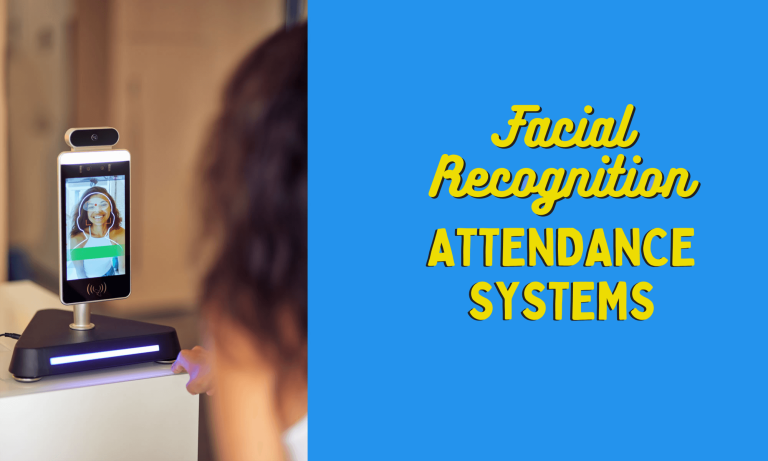
#> input picture Face Recognition Attendace System usi ml/data/FC.png, 1536 x 922 px, given in place of the camera (shown at 1/2 size)
$ python add_faces.py
#> lines starting #> are read from the running program, lines starting #| are printed output that depends on the picture; after the words box and inside, x2 and y2 are one past the last pixel; in counts of white or black regions, pixels touching at a corner belong together


import cv2
import pickle
import numpy as np
import os

# Initialize video capture and face detector
video = cv2.VideoCapture(0)
faceDetect = cv2.CascadeClassifier("data/haarcascade_frontalface_default.xml")
faces_data = []  # List to hold face data
labels = []  # List to hold corresponding labels

i = 0
name = input("Enter your name: ")
#> the answer given: data/FC.png

# Collect faces data
while True:
    ret, frame = video.read()
#> frame is the input picture: shape (922, 1536, 3); mean B, G, R 166.2, 133.7, 85.7
    gray = cv2.cvtColor(frame, cv2.COLOR_BGR2GRAY)
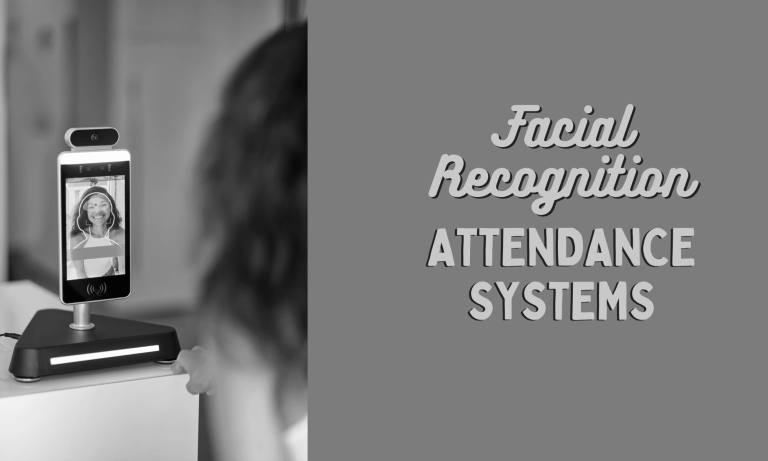
#> gray: shape (922, 1536) (shown at 1/2 size); min 3, max 253, mean 123
    faces = faceDetect.detectMultiScale(gray, 1.3, 5)
#> faces = [[170, 392, 55, 55]]

    for (x, y, w, h) in faces:
        crop_img = frame[y:y + h, x:x + w, :]
        resize_img = cv2.resize(crop_img, (50, 50))  # Resize to ensure the same size

        if len(faces_data) < 100 and i % 10 == 0:  # Collect up to 100 faces, spaced by 10 frames
            faces_data.append(resize_img.flatten())  # Flatten the face image
            labels.append(name)  # Append the label (name) for each face

        i += 1

        # Display the number of samples collected
        cv2.putText(frame, str(len(faces_data)), (50, 50), cv2.FONT_HERSHEY_COMPLEX, 1, (50, 50, 255))
        cv2.rectangle(frame, (x, y), (x + w, y + h), (50, 50, 255), 1)
#> this loop made 1 pass
#> (x, y, w, h, i) on pass 1: (170, 392, 55, 55, 1)
#> pass 1, `crop_img = frame[y:y + h, x:x + w, :]`:
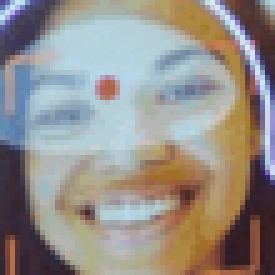
#> crop_img: shape (55, 55, 3) (shown 5 times larger); mean B, G, R 138.5, 143.7, 148.7
#> pass 1, `resize_img = cv2.resize(crop_img, (50, 50))`:
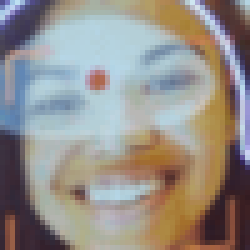
#> resize_img: shape (50, 50, 3) (shown 5 times larger); mean B, G, R 138.5, 143.6, 148.6
#> after the loop:
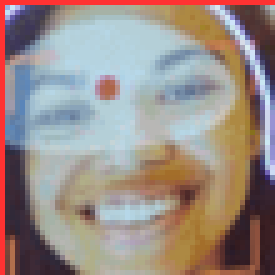
#> crop_img: shape (55, 55, 3) (shown 5 times larger); 3.6% of pixels changed, all inside (x1, y1, x2, y2) = (0, 0, 55, 55)
#> after the loop: frame: shape (922, 1536, 3); 0.02% of pixels changed, all inside (x1, y1, x2, y2) = (56, 29, 226, 448)
#> after the loop, faces_data = 1 item; i = 1; labels = ['data/FC.png']

    cv2.imshow("Frame", frame)

    k = cv2.waitKey(1)
#> (key q is pressed here)
    if k == ord('q') or len(faces_data) == 100:  # Exit condition
        break

video.release()
cv2.destroyAllWindows()

# Convert faces data into numpy array
faces_data = np.array(faces_data)  # Shape (100, 2500) if resized to 50x50

# Combine faces_data and labels into a dictionary to save together
data = {'faces': faces_data, 'labels': labels}

# Save the data as a new pickle file
with open('data/faces_and_labels.pkl', 'wb') as f:
    pickle.dump(data, f)

print(f"Collected {len(faces_data)} faces data for {name} and saved to faces_and_labels.pkl")
#| Collected 1 faces data for data/FC.png and saved to faces_and_labels.pkl
